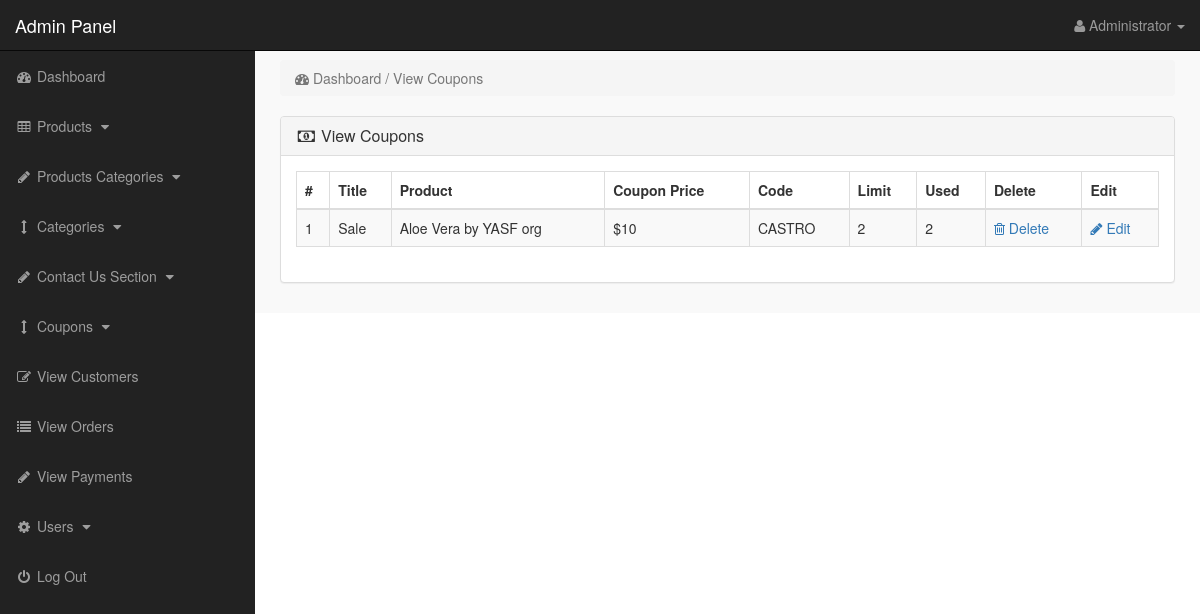
The page /admin_interface/index.php?view_coupons (signed in) on the database its author committed.
### tables this page shows
CREATE TABLE `coupons` (
  `coupon_id` int(10) NOT NULL,
  `product_id` int(10) NOT NULL,
  `coupon_title` varchar(255) NOT NULL,
  `coupon_price` varchar(255) NOT NULL,
  `coupon_code` varchar(255) NOT NULL,
  `coupon_limit` int(100) NOT NULL,
  `coupon_used` int(100) NOT NULL
);

CREATE TABLE `products` (
  `product_id` int(10) NOT NULL,
  `p_cat_id` int(10) NOT NULL,
  `cat_id` int(10) NOT NULL,
  `date` timestamp NOT NULL DEFAULT current_timestamp() ON UPDATE current_timestamp(),
  `product_title` text NOT NULL,
  `product_url` text NOT NULL,
  `product_img1` text NOT NULL,
  `product_img2` text NOT NULL,
  `product_img3` text NOT NULL,
  `product_price` int(10) NOT NULL,
  `product_psp_price` int(100) NOT NULL,
  `product_desc` text NOT NULL,
  `product_keywords` text NOT NULL,
  `product_label` text NOT NULL
);

### admin_interface/view_coupons.php (the view)
<?php
if(!isset($_SESSION['admin_email'])){
echo "<script>window.open('login.php','_self')</script>";
}
else {
?>
<div class="row">
<div class="col-lg-12">
<ol class="breadcrumb">
<li class="active">
<i class="fa fa-dashboard"></i> Dashboard / View Coupons
</li>
</ol>
</div>
</div>
<div class="row" >
<div class="col-lg-12" >
<div class="panel panel-default">
<div class="panel-heading">
<h3 class="panel-title">
<i class="fa fa-money fa-fw"></i> View Coupons
</h3>
</div>
<div class="panel-body">
<div class="table-responsive">
<table class="table table-bordered table-hover table-striped">
<thead>
<tr>
<th>#</th>
<th>Title  </th>
<th>Product  </th>
<th>Coupon Price  </th>
<th>Code  </th>
<th>Limit  </th>
<th>Used  </th>
<th>Delete  </th>
<th>Edit  </th>
</tr>
</thead>
<tbody>
<?php
$i = 0;
$get_coupons = "select * from coupons";
$run_coupons = mysqli_query($con,$get_coupons);
while($row_coupons = mysqli_fetch_array($run_coupons)){
$coupon_id = $row_coupons['coupon_id'];
$product_id = $row_coupons['product_id'];
$coupon_title = $row_coupons['coupon_title'];
$coupon_price = $row_coupons['coupon_price'];
$coupon_code = $row_coupons['coupon_code'];
$coupon_limit = $row_coupons['coupon_limit'];
$coupon_used = $row_coupons['coupon_used'];
$get_products = "select * from products where product_id='$product_id'";
$run_products = mysqli_query($con,$get_products);
$row_products = mysqli_fetch_array($run_products);
$product_title = $row_products['product_title'];
$i++;
?>
<tr>
<td><?php echo $i; ?></td>
<td><?php echo $coupon_title; ?></td>
<td><?php echo $product_title; ?></td>
<td><?php echo "$$coupon_price"; ?></td>
<td><?php echo $coupon_code; ?></td>
<td><?php echo $coupon_limit; ?></td>
<td><?php echo $coupon_used; ?></td>
<td>
<a href="index.php?delete_coupon=<?php echo $coupon_id; ?>">
<i class="fa fa-trash-o"></i> Delete
</a>
</td>
<td>
<a href="index.php?edit_coupon=<?php echo $coupon_id; ?>">
<i class="fa fa-pencil"></i> Edit
</a>
</td>
</tr>
<?php } ?>
</tbody>
</table>
</div>
</div>
</div>
</div>
</div>
<?php } ?>

### admin_interface/includes/sidebar.php (shortened to what this page needs)
<?php
if(!isset($_SESSION['admin_email'])){
echo "<script>window.open('login.php','_self')</script>";
}
else {
?>
<nav class="navbar navbar-inverse navbar-fixed-top" >
<div class="navbar-header" >
<a class="navbar-brand" href="index.php?dashboard" >Admin Panel</a>
</div>
<ul class="nav navbar-right top-nav" >
<li class="dropdown" >
<a href="#" class="dropdown-toggle" data-toggle="dropdown" >
<i class="fa fa-user" ></i>
<?php echo $admin_name; ?> <b class="caret" ></b>
</a>
</li>
</ul>
<div class="collapse navbar-collapse navbar-ex1-collapse">
<ul class="nav navbar-nav side-nav">
<li>
<a href="index.php?dashboard">
<i class="fa fa-fw fa-dashboard"></i> Dashboard
</a>
</li>
<li>
<a href="#" data-toggle="collapse" data-target="#products">
<i class="fa fa-fw fa-table"></i> Products
<i class="fa fa-fw fa-caret-down"></i>
</a>
</li>
<li>
<a href="#" data-toggle="collapse" data-target="#p_cat">
<i class="fa fa-fw fa-pencil"></i> Products Categories
<i class="fa fa-fw fa-caret-down"></i>
</a>
</li>
<li>
<a href="#" data-toggle="collapse" data-target="#cat">
<i class="fa fa-fw fa-arrows-v"></i> Categories
<i class="fa fa-fw fa-caret-down"></i>
</a>
</li>
<li>
<a href="#" data-toggle="collapse" data-target="#contact_us">
<i class="fa fa-fw fa-pencil"> </i> Contact Us Section
<i class="fa fa-fw fa-caret-down"></i>
</a>
</li>
<li>
<a href="#" data-toggle="collapse" data-target="#coupons">
<i class="fa fa-fw fa-arrows-v"></i> Coupons
<i class="fa fa-fw fa-caret-down"></i>
</a>
</li>
<li>
<a href="index.php?view_customers">
<i class="fa fa-fw fa-edit"></i> View Customers
</a>
</li>
<li>
<a href="index.php?view_orders">
<i class="fa fa-fw fa-list"></i> View Orders
</a>
</li>
<li>
<a href="index.php?view_payments">
<i class="fa fa-fw fa-pencil"></i> View Payments
</a>
</li>
<li>
<a href="#" data-toggle="collapse" data-target="#users">
<i class="fa fa-fw fa-gear"></i> Users
<i class="fa fa-fw fa-caret-down"></i>
</a>
</li>
<li>
<a href="logout.php">
<i class="fa fa-fw fa-power-off"></i> Log Out
</a>
</li>
</ul>
</div>
</nav>
<?php } ?>

### admin_interface/css/style.css (style rules this page uses)
body { margin-top:100px; }
@media (min-width: 768px) { body { margin-top:50px; } }
.top-nav { padding:0 15px; }
.top-nav>li { display:inline-block; float:left; }
.top-nav>li>a { padding-top:15px; padding-bottom:15px; line-height:20px; color:#999; }
@media (min-width: 768px) { .side-nav { position:fixed; top:51px; width:255px; border-radius:0; overflow-y:auto; background-color: #222; bottom:0; overflow-x:hidden; padding-bottom:40px; } }
@media (min-width: 768px) { .side-nav>li>a { width:255px; } }
.panel-body { border-radius:5px; }

### rows shown on the page
coupons: coupon_title "Sale", product.product_title "Aloe Vera by YASF org", coupon_price "10", coupon_code "CASTRO", coupon_limit "2", coupon_used "2"

### other values the page prints
$admin_name "Administrator"
